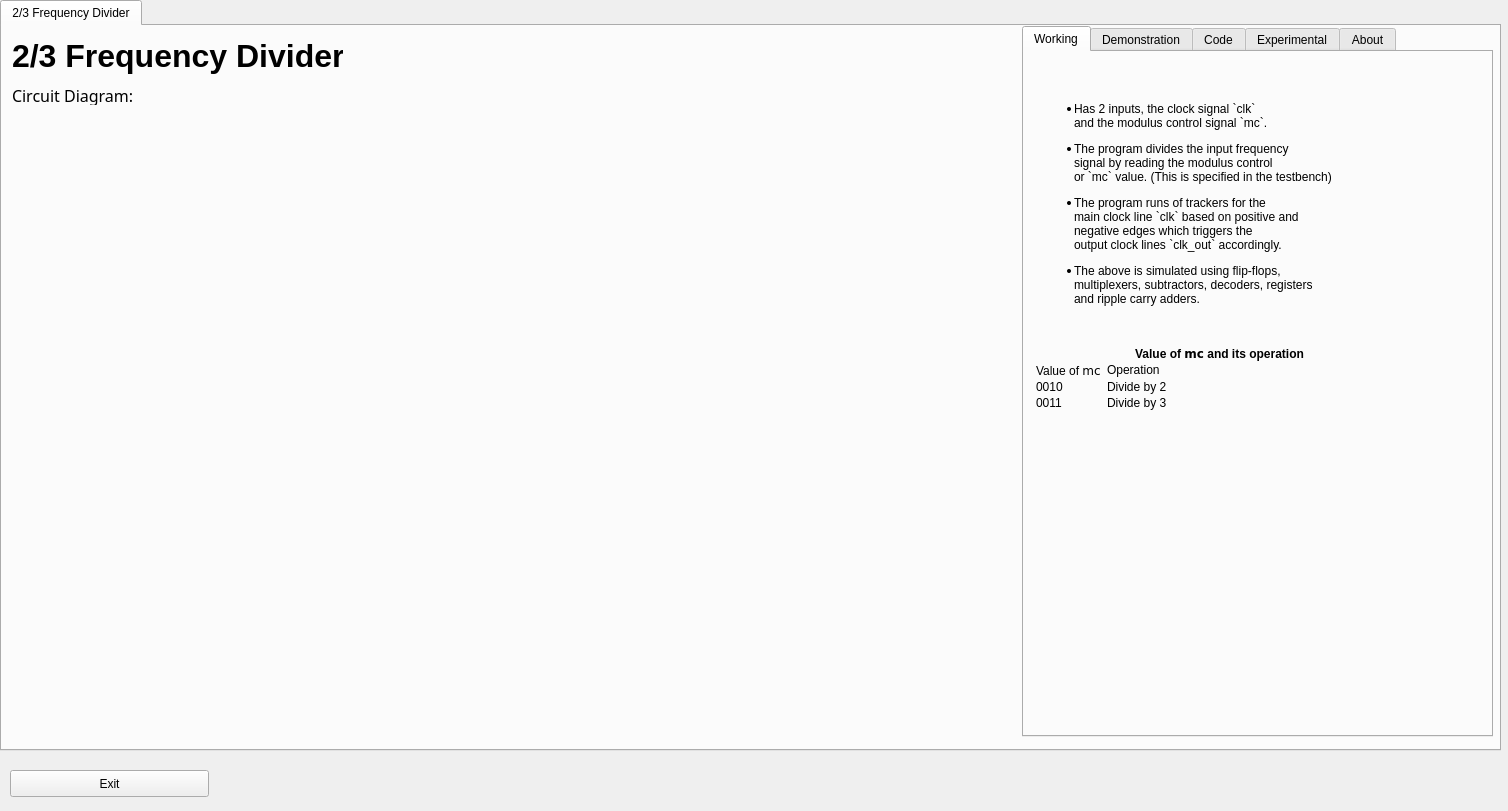
<?xml version="1.0" encoding="UTF-8"?>
<ui version="4.0">
 <class>MainWindow</class>
 <widget class="QMainWindow" name="MainWindow">
  <property name="geometry">
   <rect>
    <x>0</x>
    <y>0</y>
    <width>1508</width>
    <height>811</height>
   </rect>
  </property>
  <property name="windowTitle">
   <string>Simulator</string>
  </property>
  <widget class="QWidget" name="centralwidget">
   <widget class="QPushButton" name="exit_btn">
    <property name="geometry">
     <rect>
      <x>10</x>
      <y>770</y>
      <width>199</width>
      <height>27</height>
     </rect>
    </property>
    <property name="text">
     <string>Exit</string>
    </property>
   </widget>
   <widget class="QTabWidget" name="tabWidget_2">
    <property name="geometry">
     <rect>
      <x>0</x>
      <y>0</y>
      <width>1501</width>
      <height>751</height>
     </rect>
    </property>
    <property name="currentIndex">
     <number>0</number>
    </property>
    <widget class="QWidget" name="tab_4">
     <attribute name="title">
      <string>2/3 Frequency Divider</string>
     </attribute>
     <widget class="QLabel" name="label_2">
      <property name="geometry">
       <rect>
        <x>10</x>
        <y>10</y>
        <width>331</width>
        <height>41</height>
       </rect>
      </property>
      <property name="text">
       <string>&lt;html&gt;&lt;head/&gt;&lt;body&gt;&lt;p&gt;&lt;span style=&quot; font-size:24pt; font-weight:600;&quot;&gt;2/3 Frequency Divider&lt;/span&gt;&lt;/p&gt;&lt;/body&gt;&lt;/html&gt;</string>
      </property>
     </widget>
     <widget class="QLabel" name="label_3">
      <property name="geometry">
       <rect>
        <x>10</x>
        <y>60</y>
        <width>121</width>
        <height>19</height>
       </rect>
      </property>
      <property name="font">
       <font>
        <family>Fira Sans</family>
        <pointsize>12</pointsize>
       </font>
      </property>
      <property name="text">
       <string>Circuit Diagram:</string>
      </property>
     </widget>
     <widget class="QLabel" name="label">
      <property name="geometry">
       <rect>
        <x>10</x>
        <y>80</y>
        <width>1001</width>
        <height>601</height>
       </rect>
      </property>
      <property name="text">
       <string>&lt;html&gt;&lt;head/&gt;&lt;body&gt;&lt;p&gt;&lt;img src=&quot;:/main/circuit_diagram_final1.png&quot;/&gt;&lt;/p&gt;&lt;/body&gt;&lt;/html&gt;</string>
      </property>
     </widget>
     <widget class="QTabWidget" name="tabWidget">
      <property name="geometry">
       <rect>
        <x>1020</x>
        <y>0</y>
        <width>471</width>
        <height>711</height>
       </rect>
      </property>
      <property name="currentIndex">
       <number>0</number>
      </property>
      <widget class="QWidget" name="tab">
       <attribute name="title">
        <string>Working</string>
       </attribute>
       <widget class="QLabel" name="label_5">
        <property name="geometry">
         <rect>
          <x>10</x>
          <y>10</y>
          <width>371</width>
          <height>391</height>
         </rect>
        </property>
        <property name="text">
         <string>&lt;html&gt;&lt;head/&gt;&lt;body&gt;&lt;ul&gt;&lt;li&gt;&lt;p&gt;Has 2 inputs, the clock signal `clk` &lt;br&gt;and the modulus control signal `mc`.&lt;/p&gt;&lt;p&gt;&lt;/p&gt;&lt;/li&gt;&lt;li&gt;&lt;p&gt;The program divides the input frequency &lt;br&gt;signal by reading the modulus control &lt;br&gt;or `mc` value. (This is specified in the testbench)&lt;/p&gt;&lt;p&gt;&lt;/p&gt;&lt;/li&gt;&lt;li&gt;&lt;p&gt;The program runs of trackers for the &lt;br&gt;main clock line `clk` based on positive and &lt;br&gt;negative edges which triggers the &lt;br&gt;output clock lines `clk_out` accordingly.&lt;/p&gt;&lt;p&gt;&lt;/p&gt;&lt;/li&gt;&lt;li&gt;&lt;p align=&quot;justify&quot;&gt;The above is simulated using flip-flops, &lt;br&gt;multiplexers, subtractors, decoders, registers &lt;br&gt;and ripple carry adders. &lt;/p&gt;&lt;/li&gt;&lt;/ul&gt;&lt;br/&gt;
&lt;table border=&quot;6&quot; style=&quot; margin-top:0px; margin-bottom:0px; margin-left:0px; margin-right:0px;solid black&quot; cellspacing=&quot;2&quot; cellpadding=&quot;0&quot;&gt;&lt;th&gt;Value of &lt;code&gt;mc&lt;/code&gt; and its operation&lt;/th&gt;&lt;tr&gt;&lt;td&gt;&lt;p&gt;Value of &lt;code&gt;mc&lt;/code&gt; &lt;/p&gt;&lt;/td&gt;&lt;td&gt;&lt;p&gt;Operation&lt;/p&gt;&lt;/td&gt;&lt;/tr&gt;&lt;tr&gt;&lt;td&gt;&lt;p&gt;0010&lt;/p&gt;&lt;/td&gt;&lt;td&gt;&lt;p&gt;Divide by 2&lt;/p&gt;&lt;/td&gt;&lt;/tr&gt;&lt;tr&gt;&lt;td&gt;&lt;p&gt;0011&lt;/p&gt;&lt;/td&gt;&lt;td&gt;&lt;p&gt;Divide by 3&lt;/p&gt;&lt;/td&gt;&lt;/tr&gt;&lt;/table&gt;
&lt;/body&gt;&lt;/html&gt;</string>
        </property>
       </widget>
      </widget>
      <widget class="QWidget" name="tab_3">
       <attribute name="title">
        <string>Demonstration</string>
       </attribute>
       <widget class="QWidget" name="verticalLayoutWidget">
        <property name="geometry">
         <rect>
          <x>10</x>
          <y>244</y>
          <width>201</width>
          <height>62</height>
         </rect>
        </property>
        <layout class="QVBoxLayout" name="verticalLayout">
         <item>
          <widget class="QPushButton" name="vvp_out_2">
           <property name="text">
            <string>View VVP Output for mc = 2</string>
           </property>
          </widget>
         </item>
         <item>
          <widget class="QPushButton" name="vvp_out_3">
           <property name="text">
            <string>View VVP Output for mc = 3</string>
           </property>
          </widget>
         </item>
        </layout>
       </widget>
       <widget class="QWidget" name="verticalLayoutWidget_2">
        <property name="geometry">
         <rect>
          <x>10</x>
          <y>320</y>
          <width>201</width>
          <height>62</height>
         </rect>
        </property>
        <layout class="QVBoxLayout" name="verticalLayout_2">
         <item>
          <widget class="QPushButton" name="gtkwave_2">
           <property name="text">
            <string>GTKWave output for mc = 2</string>
           </property>
          </widget>
         </item>
         <item>
          <widget class="QPushButton" name="gtkwave_3">
           <property name="text">
            <string>GTKWave output for mc = 3</string>
           </property>
          </widget>
         </item>
        </layout>
       </widget>
       <widget class="QLabel" name="label_8">
        <property name="geometry">
         <rect>
          <x>10</x>
          <y>10</y>
          <width>451</width>
          <height>211</height>
         </rect>
        </property>
        <property name="text">
         <string>&lt;html&gt;&lt;head/&gt;&lt;body&gt;&lt;p align=&quot;justify&quot;&gt;Compiled using commands:&lt;/p&gt;&lt;p align=&quot;justify&quot;&gt;for MC = 2&lt;br/&gt;
&lt;span style=&quot; font-family:'monospace';&quot;&gt;iverilog -o frequency_divider frequency_divider.v&lt;br&gt; frequency_divider_tb_2.v&lt;/span&gt;&lt;br/&gt;&lt;span style=&quot; font-family:'monospace';&quot;&gt;vvp frequency_divider&lt;br&gt;&lt;/span&gt;&lt;/p&gt;&lt;p&gt;for MC = 3&lt;br/&gt;&lt;span style=&quot; font-family:'monospace';&quot;&gt;iverilog -o frequency_divider frequency_divider.v&lt;br&gt; frequency_divider_tb_3.v&lt;/span&gt;&lt;br/&gt;&lt;span style=&quot; font-family:'monospace';&quot;&gt;vvp frequency_divider&lt;br&gt;&lt;/span&gt;&lt;/p&gt;&lt;p align=&quot;justify&quot;&gt;&lt;br/&gt;&lt;/p&gt;&lt;/body&gt;&lt;/html&gt;</string>
        </property>
       </widget>
      </widget>
      <widget class="QWidget" name="tab_5">
       <attribute name="title">
        <string>Code</string>
       </attribute>
       <widget class="QLabel" name="label_7">
        <property name="geometry">
         <rect>
          <x>10</x>
          <y>10</y>
          <width>451</width>
          <height>581</height>
         </rect>
        </property>
        <property name="text">
         <string>&lt;html&gt;&lt;head/&gt;&lt;body&gt;&lt;pre&gt;
module frequency_divider(clk,reset,mc,
pos_count,neg_count,clk_out);

input [3:0] mc;  
input clk;
input reset;
output clk_out;
     
output reg [3:0] pos_count, neg_count;
reg c;
wire [1:0] r_nxt;

always @(posedge clk)
if (reset)
    pos_count =0;
else 
    pos_count= pos_count +1;
     
always @(negedge clk)
if (reset)
begin
    neg_count =0; pos_count=0;
end
else  if (neg_count ==(mc) &amp;&amp; pos_count ==(mc+1)) 
begin
    neg_count = 0;pos_count=0;
end
else 
    neg_count= neg_count +1;

assign clk_out = (pos_count +neg_count&gt; (mc));
endmodule
&lt;/pre&gt;&lt;/body&gt;&lt;/html&gt;</string>
        </property>
       </widget>
      </widget>
      <widget class="QWidget" name="tab_6">
       <attribute name="title">
        <string>Experimental</string>
       </attribute>
       <widget class="QGroupBox" name="groupBox">
        <property name="geometry">
         <rect>
          <x>10</x>
          <y>10</y>
          <width>441</width>
          <height>131</height>
         </rect>
        </property>
        <property name="title">
         <string>Divide-by-n circuit</string>
        </property>
        <widget class="QLabel" name="label_6">
         <property name="geometry">
          <rect>
           <x>10</x>
           <y>40</y>
           <width>421</width>
           <height>81</height>
          </rect>
         </property>
         <property name="text">
          <string>&lt;html&gt;&lt;head/&gt;&lt;body&gt;&lt;p&gt;This circuit can also divide the given input frequency &lt;br&gt;signal by 1,4,5,6,7.&lt;/p&gt;&lt;p&gt;Enter value of n and test&lt;/p&gt;&lt;/body&gt;&lt;/html&gt;</string>
         </property>
        </widget>
       </widget>
       <widget class="QWidget" name="verticalLayoutWidget_3">
        <property name="geometry">
         <rect>
          <x>10</x>
          <y>250</y>
          <width>201</width>
          <height>62</height>
         </rect>
        </property>
        <layout class="QVBoxLayout" name="verticalLayout_3">
         <item>
          <widget class="QPushButton" name="vvp_n">
           <property name="text">
            <string>View VVP Output for mc = n</string>
           </property>
          </widget>
         </item>
         <item>
          <widget class="QPushButton" name="gtk_n">
           <property name="text">
            <string>GTKWave for mc = n</string>
           </property>
          </widget>
         </item>
        </layout>
       </widget>
       <widget class="QLineEdit" name="lineEdit">
        <property name="geometry">
         <rect>
          <x>10</x>
          <y>200</y>
          <width>161</width>
          <height>27</height>
         </rect>
        </property>
        <property name="placeholderText">
         <string>Enter value of n</string>
        </property>
       </widget>
       <widget class="QLabel" name="err_label">
        <property name="geometry">
         <rect>
          <x>10</x>
          <y>320</y>
          <width>381</width>
          <height>51</height>
         </rect>
        </property>
        <property name="text">
         <string/>
        </property>
       </widget>
      </widget>
      <widget class="QWidget" name="tab_2">
       <attribute name="title">
        <string>About</string>
       </attribute>
       <widget class="QLabel" name="label_4">
        <property name="geometry">
         <rect>
          <x>10</x>
          <y>10</y>
          <width>361</width>
          <height>321</height>
         </rect>
        </property>
        <property name="text">
         <string>&lt;html&gt;&lt;head/&gt;&lt;body&gt;&lt;h1 style=&quot; margin-top:18px; margin-bottom:12px; margin-left:0px; margin-right:0px; -qt-block-indent:0; text-indent:0px;&quot;&gt;&lt;span style=&quot; font-size:xx-large; font-weight:600;&quot;&gt;About this Project&lt;/span&gt;&lt;/h1&gt;&lt;p&gt;This is a project to demonstrate the working of a 
&lt;br&gt;2/3-frequency-divider&lt;br/&gt;&lt;br/&gt;Tools Used: &lt;span style=&quot; font-family:'monospace';&quot;&gt;iverilog, python and qt&lt;/span&gt;&lt;/p&gt;&lt;p&gt;&lt;br/&gt;&lt;br/&gt;Team members &lt;/p&gt;&lt;table border=&quot;2&quot; style=&quot; margin-top:0px; margin-bottom:0px; margin-left:0px; margin-right:0px;solid black&quot; cellspacing=&quot;2&quot; cellpadding=&quot;0&quot;&gt;&lt;tr&gt;&lt;td&gt;&lt;p&gt;Name &lt;/p&gt;&lt;/td&gt;&lt;td&gt;&lt;p&gt;SRN&lt;/p&gt;&lt;/td&gt;&lt;/tr&gt;&lt;tr&gt;&lt;td&gt;&lt;p&gt;Arunvenkat&lt;/p&gt;&lt;/td&gt;&lt;td&gt;&lt;p&gt;PES2UG20CS068&lt;/p&gt;&lt;/td&gt;&lt;/tr&gt;&lt;tr&gt;&lt;td&gt;&lt;p&gt;Ashutosh&lt;/p&gt;&lt;/td&gt;&lt;td&gt;&lt;p&gt;PES2UG20CS071&lt;/p&gt;&lt;/td&gt;&lt;/tr&gt;&lt;tr&gt;&lt;td&gt;&lt;p&gt;Ashutosh Routray&lt;/p&gt;&lt;/td&gt;&lt;td&gt;&lt;p&gt;PES2UG20CS072&lt;/p&gt;&lt;/td&gt;&lt;/tr&gt;&lt;tr&gt;&lt;td&gt;&lt;p&gt;Claudius D'Souza&lt;/p&gt;&lt;/td&gt;&lt;td&gt;&lt;p&gt;PES2UG20CS097&lt;/p&gt;&lt;/td&gt;&lt;/tr&gt;&lt;/table&gt;&lt;/body&gt;&lt;/html&gt;</string>
        </property>
       </widget>
      </widget>
     </widget>
    </widget>
   </widget>
  </widget>
 </widget>
 <resources>
  <include location="circuit.qrc"/>
 </resources>
 <connections/>
</ui>
